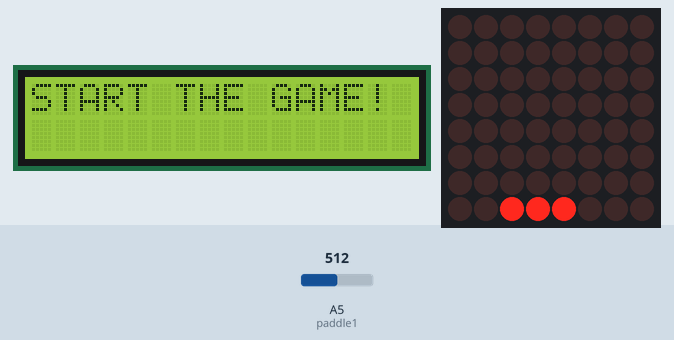
Simulated run of this sketch. Board: Arduino Uno, built with avr-gcc and run on an emulated ATmega328P. On the bench: 16×2 character LCD, 8×8 LED matrix. Inputs (shaded band) come from the test bench; at power-on: A5 (paddle1) = 512. Random numbers use the default seed unless the sketch sets one.

Above: at 0.1 s.
At 6.04 s:
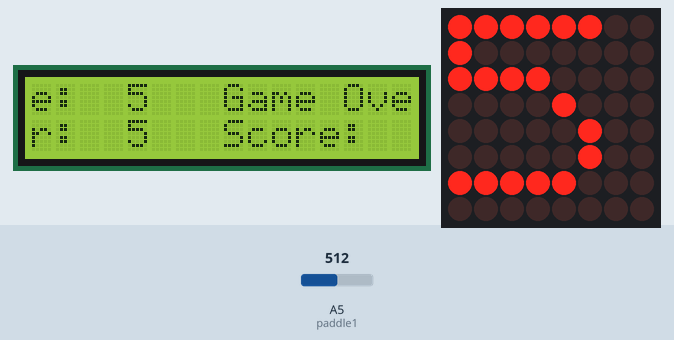
At 11.9 s:
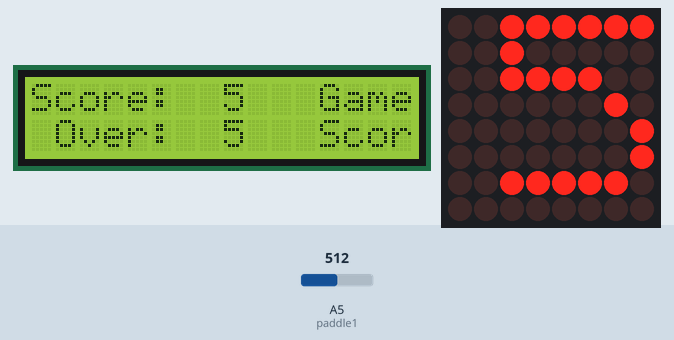
At 14.3 s:
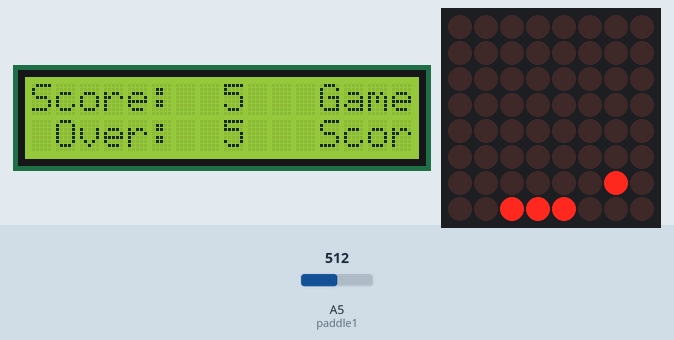
At 25.9 s:
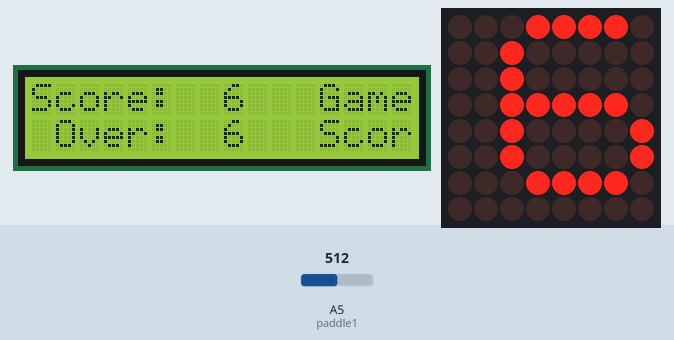
At 28.4 s:
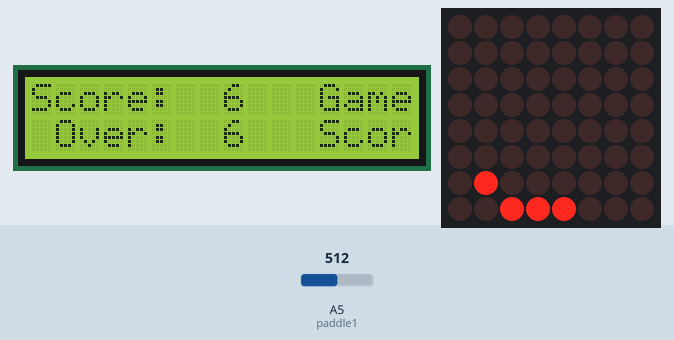

Measured:
- what the display in image 2 shows lasts 1.0 s, from 11.8 s to 12.8 s
- what the display in image 3 shows lasts 1.3 s, from 14.3 s to 15.6 s

The sketch:

ping_pong_game_Arduino_ECLAB.ino
```cpp
#include "LedControl.h"//Include library to control  //the MAX7219 matrix.

#include <LiquidCrystal.h>

// initialize the library by associating any needed LCD interface pin
// with the arduino pin number it is connected to
const int rs = 8, en = 9, d4 = 5, d5 = 4, d6 = 3, d7 = 2;
LiquidCrystal lcd(rs, en, d4, d5, d6, d7);

LedControl myMatrix = LedControl(12, 11, 10, 1);//Creates a matrix //instance.
/* DIN  -> Arduino Digital 12
   CS   -> Arduino Digital 11
   CLK  -> Arduino Digital 10
   The forth digit indicates that I'm using only 1 MAX7219 module.
 */

// 1.Global variables ---
int column = 1, row = random(8)+1;     //Decides which point the ball must //start.
int directionX = 1, directionY = 1;    //Certificates that the ball go first //from right to left.
int paddle1 = 5, paddle1Val;           //Pin and potentiometer value.
int velocidade = 100;                  //Ball's initial speed.
int counter = 0, mult = 10;
char score[4];             // Variable to convert int counter in char.
// end 1. ---

//2.Initial settings ----

// Variables used for rolling score, both start on 0.
int index = 0;  // Current char to be shown.
int shift = 0; // Quantity of shifting columns.

// Array to store bit map to be shown.
int bitsMap[] = {0,0,0,0,0,0,0,0};
// Vector with power of 2 to calculate what to show.
const int twoPowers[] = {1,2,4,8,16,32,64,128};

int charachter;
#define displayspeed 25 //Score exhibition speed, less is faster.
//End 2. ----

//How numbers must appear on display.
const int zero[]={B00111100,
                  B01000010,
                  B01000010,
                  B01000010,
                  B01000010,
                  B01000010,
                  B00111100,
                  B00000000};
const int one[]={B00001000,
                 B00011000,
                 B00101000,
                 B00001000,
                 B00001000,
                 B00001000,
                 B00111110,
                 B00000000};
const int two[]={B00011000,
            B00100100,
            B00100100,
            B00001000,
            B00010000,
            B00100000,
            B00111100,
            B00000000};
const int three[]={B00111100,
              B01000010,
              B00000010,
              B00111100,
              B00000010,
              B01000010,
              B00111100,
              B00000000};
const int four[]={B00000100,
             B00001100,
             B00010100,
             B00100100,
             B01111111,
             B00000100,
             B00000100,
             B00000000};
const int five[]={B01111110,
             B01000000,
             B01111000,
             B00000100,
             B00000010,
             B00000010,
             B01111100,
             B00000000};
const int six[]={B00111100,
                 B01000000,
                 B01000000,
                 B01111100,
                 B01000010,
                 B01000010,
                 B00111100,
                 B00000000};
const int seven[]={B01111100,
                   B00000100,
                   B00000100,
                   B00011111,
                   B00000100,
                   B00000100,
                   B00000100,
                   B00000000};
const int eight[]={B00111100,
                   B01000010,
                   B01000010,
                   B00111100,
                   B01000010,
                   B01000010,
                   B00111100,
                   B00000000};
const int nine[]={B00111100,
                  B01000010,
                  B01000010,
                  B00111110,
                  B00000010,
                  B00000010,
                  B01111100,
                  B00000000};

void setup()
{
    myMatrix.shutdown(0, false);                 //Habilitate display.
    myMatrix.setIntensity(0, 8);                 //Define medium brightness.
    myMatrix.clearDisplay(0);                    //Clear display.
    randomSeed(analogRead(0));                   //Creates a random seed.
    Serial.begin(9600);
    lcd.begin(16, 2);
    lcd.print("START THE GAME!");                   //To appear score on serial //screen.
}

void loop()
{
    lcd.setCursor(0, 1);
    paddle1Val = analogRead(paddle1);
    paddle1Val = map(paddle1Val, 200, 1024, 1, 6);
    column += directionX;
    row += directionY;

    if(column == 6 && directionX == 1 && (paddle1Val == row || paddle1Val+1 == row || paddle1Val+2 == row)) directionX = -1;

    if(column == 0 && directionX == -1) directionX = 1;

    if(row == 7 && directionY == 1 ) directionY = -1;

    if(row == 0 && directionY == -1) directionY = 1;

    if(column == 7){
      oops();
    }
    myMatrix.clearDisplay(0);                    //Clears screens for the //next animation frame.
    myMatrix.setLed(0, column, row, HIGH);
    myMatrix.setLed(0, 7, paddle1Val, HIGH);
    myMatrix.setLed(0, 7, paddle1Val+1, HIGH);
    myMatrix.setLed(0, 7, paddle1Val+2, HIGH);

    if(!(counter % mult)) {velocidade -= 5; mult*mult;}
    delay(velocidade);
    counter++;
}

void oops() //Game over function.
{
    delay(1000);
    if(counter<100){//If score is lower than 100.
      for(int y=0; y<40; y++)
       {
          loadMatrix2();
          drawScreen(bitsMap);
          //What the serial screen must show.
          lcd.println("Game Over:");
          lcd.print(counter);
          lcd.println("\n");
          lcd.println("Score:");
          lcd.print(score);
          lcd.println("\n");
       }
      }else{   //If score is higher than 100.
       for(int y=0; y<40; y++)
       {
          loadMatrix();
          drawScreen(bitsMap);
          //What the serial screen must show.
          lcd.println("Game Over:");
          lcd.print(counter);
          lcd.println("\n");
          lcd.println("Score:");
          lcd.print(score);
          lcd.println("\n");
       }
       }
       delay(1000);

  counter = 0;  //Reinitiate all values.
  velocidade = 300;
  column = 1;
  row = random(8)+1;
}

void loadMatrix(){ //Load matrix to show 3 digits.
  itoa(counter,score,10); //Functions that convert int in char strings of 10 //base, to be shown at display.
  getChar(score[index]); // Reads current phrase char.
  int currentChar = charachter;
  getChar(score[index+1]); // Reads next char.
  int nextChar = charachter;
  executeMatrix(currentChar, nextChar);
}

void loadMatrix2(){//Load matrix to show 1 or 2 digits.
  itoa(counter,score,10);
  getChar(score[0]); // Reads current phrase char..
  int currentChar = charachter;
  getChar(score[1]); // Reads next char.
  int nextChar = charachter;
  executeMatrix(currentChar, nextChar);
}

// Creates the matrix's bit map.
void executeMatrix(int currentBuffer[], int nextBuffer[]) {
  for(int r=0; r < 8; r++){ // Increments r to r from 0 to 7 (row - line).
    bitsMap[r] = 0;  // Reset line.
    for(int c=0; c < 8; c++){ // Increments c to c from 0 to 7 (column - //coluna).
     bitsMap[r] = bitsMap[r] + ((twoPowers[c] & (currentBuffer[r] << shift))); // Loads current char compensated by shifting.
     bitsMap[r] = bitsMap[r] + (twoPowers[c] & (nextBuffer[r] >> (8 - shift) ));  // Loads the next char compensated by shifting.
    }
  }
  shift++; // Increments the shift variable responsible by one line //shifting.

  if(shift==8){
    shift = 0;
    index++;
    //if(index == sizeof(texto)-2){
    if(index == sizeof(score)-2){
      index=0;
     }
  }            // If shift is equal to 8, load the next char pair. //(currentChar and nextCahr).
}

void  drawScreen(int buffer[]) {
  for (int v = 0; v < displayspeed; v++) {
      for (int i = 0; i < 8; i++) { // linhas
        for (int j = 0; j < 8; j++) { // colunas
          myMatrix.setLed(0, i, j, bitRead(buffer[i], 7 - j));
 //using bitRead()
        }
    }
  }
}

void getChar(char msgChar) {
 switch(msgChar){
  case '0': charachter = zero; break;
  case '1': charachter = one; break;
  case '2': charachter = two; break;
  case '3': charachter = three; break;
  case '4': charachter = four; break;
  case '5': charachter = five; break;
  case '6': charachter = six; break;
  case '7': charachter = seven; break;
  case '8': charachter = eight; break;
  case '9': charachter = nine; break;
  }
}
```
